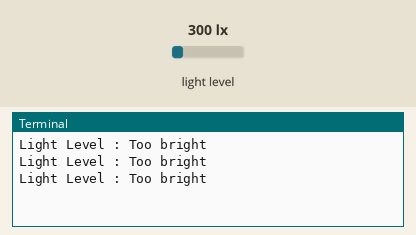
This program was run on a simulated Raspberry Pi (BCM pin numbers). Shown: the last lines printed to the terminal. The test bench sets the inputs (shaded band); at power-on: light level 300 lx.

Above: at 1.2 s.
1.3 s: light level set to 40 lx
At 1.9 s:
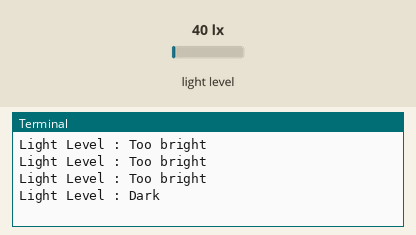
3.0 s: light level set to 0 lx
At 3.4 s:
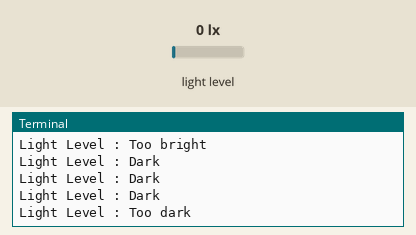
4.5 s: light level set to 70 lx
At 4.9 s:
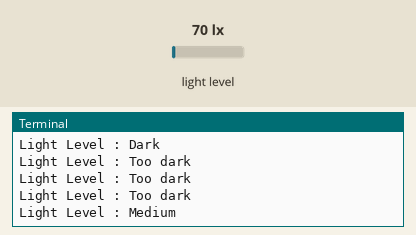
6.0 s: light level set to 120 lx
At 6.5 s:
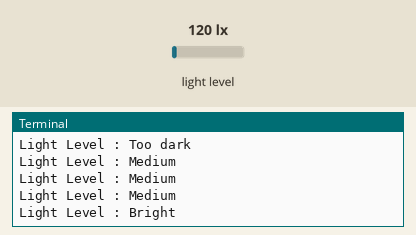

Measured:
- after the input at 1.3 s, the terminal: prints a new line after 0.21 s (image 1)
- after the input at 3.0 s, the terminal: prints a new line at once (image 2)
- after the input at 4.5 s, the terminal: prints a new line at once (image 3)
- after the input at 6.0 s, the terminal: prints a new line after 0.05 s (image 4)

The program:

I2C.py
```python
import smbus
import time

# Constants
DEVICE     = 0x23 # I2C address
POWER_DOWN = 0x00 # Power off
POWER_ON   = 0x01 # Power on
RESET      = 0x07 # Reset data value

# Default 1lx resolutionand 120ms
DEFAULT_MODE = 0x20

bus = smbus.SMBus(1)

def convertToNumber(data):
  #convert 2 byte data into decimal number
  result=(data[1] + (256 * data[0])) / 1.2
  return (result)

def readLight(addr=DEVICE):
    # Input i2c sensor of light level
    data = bus.read_i2c_block_data(addr,DEFAULT_MODE)
    input = convertToNumber(data)
    if ( input < 20 ):
      return "Too dark"
    if (( input >= 20 ) and ( input < 50 )):
      return "Dark"
    if (( input >= 50 ) and ( input < 100 )):
      return "Medium"
    if (( input >= 100 ) and ( input < 200 )):
      return "Bright"
    if ( input >= 200 ):
      return "Too bright"

while True:
    result = readLight()
    print("Light Level : " + str(result))
    time.sleep(0.5)
```
